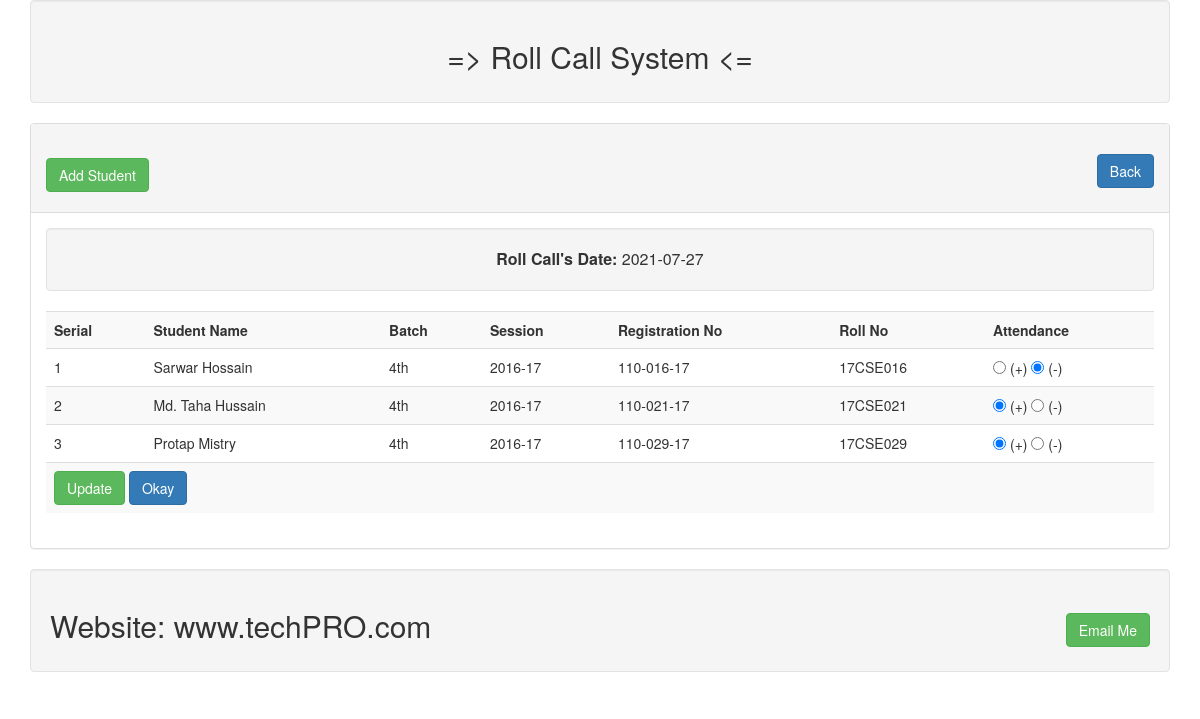
The app's page /details.php?datewise_attend_details=2021-07-27 with its own data.
### tables this page shows
CREATE TABLE `attendances` (
  `id` int(11) NOT NULL,
  `roll` varchar(255) NOT NULL,
  `attend` varchar(255) NOT NULL,
  `attend_date` date NOT NULL
);

CREATE TABLE `users` (
  `id` int(11) NOT NULL,
  `name` varchar(255) NOT NULL,
  `batch` varchar(255) NOT NULL,
  `session` varchar(255) NOT NULL,
  `registration` varchar(255) NOT NULL,
  `roll` varchar(255) NOT NULL
);

### lib/User.php (called while the page is built, shortened)
<?php
include 'Database.php';
class User
{
	private $table= "users";
	private $table2= "attendances";
	public function getStudentAttendanceDetails($datewise_attend_details)
	{
		$sql="select $this->table2.attend, $this->table.name, $this->table.batch, $this->table.session, $this->table.registration, $this->table.roll from $this->table2
            inner join $this->table
            on $this->table2.roll = $this->table.roll
            where $this->table2.attend_date= :attend_date
            order by $this->table2.roll";
	    $query= dbConnection::myPrepareMethod($sql);
	    $query->bindValue(':attend_date', $datewise_attend_details);
	    $query->execute();
	    return $query->fetchAll();
	}
}
?>

### lib/Database.php (called while the page is built, shortened)
<?php
	class dbConnection{
		private static $pdo;
		public static function getDatabase(){
			if(!isset(self::$pdo)){
				try{
					self::$pdo= new PDO('mysql: host='.db_host.'; dbname='.db_name, db_user, db_pass);
				}
				catch(PDOException $e){
					echo $e->getMessage();
				}
			}
			return self::$pdo;
		}
		public static function myPrepareMethod($sql){
			return self::getDatabase()->prepare($sql);
		}
	}
?>

### details.php (the view, shortened to what this page needs)
<?php
  include 'inc/header.php';
  include 'lib/user.php';
?>
<?php
	if(isset($_GET['datewise_attend_details']))
	{
		$datewise_attend_details= $_GET['datewise_attend_details'];
	}
	$users= new User();
?>
<div class="panel panel-default">
    <div class="panel-heading">
	    <h2>
	    	<a href="add.php" class="btn btn-success">Add Student</a>
	    	<a href="view.php" class="btn btn-primary pull-right">Back</a>
	    </h2>
	</div>
	<div class="panel-body">
		<div class="well text-center" style="font-size: 16px;">
			<strong>Roll Call's Date: </strong><?php echo $datewise_attend_details;?>
		</div>
		<form action="" method="POST" accept-charset="utf-8">
			<table class="table table-striped">
			    <tr>
			    	<th> Serial </th>
					<th> Student Name </th>
					<th> Batch </th>
					<th> Session </th>
					<th> Registration No </th>
					<th> Roll No </th>
					<th> Attendance </th>
			    </tr>
				<?php
					$get_datewise_details= $users->getStudentAttendanceDetails($datewise_attend_details);
					if($get_datewise_details)
					{
						$i=0;
						foreach ($get_datewise_details as $key => $value)
						{
							$i++;
				?>
					<tr>
	                   <td><?php echo $i; ?></td>
					   <td><?php echo $value['name']; ?></td>
					   <td><?php echo $value['batch']; ?></td>
					   <td><?php echo $value['session']; ?></td>
					   <td><?php echo $value['registration']; ?></td>
					   <td><?php echo $value['roll']; ?></td>
					   <td>
					   		<input type="radio" name="roll_call[<?php echo $value['roll']; ?>]" value="Present" <?php if($value['attend'] == "Present"){echo "checked";} ?>> (+)
					   		<input type="radio" name="roll_call[<?php echo $value['roll']; ?>]" value="Absent" <?php if($value['attend'] == "Absent"){echo "checked";} ?>> (-)
					   </td>
					</tr>
					<?php } } ?>
					<tr>
						<td colspan="8">
							<input type="submit" name="update" class="btn btn-success" href="update.php?id=<?php echo $value['attend_date']; ?>" value="Update">
							<a class="btn btn-primary" href="view.php">
							  Okay </a>
					   </td>
					</tr>
			</table>
		</form>
	</div>
</div>
<?php include 'inc/footer.php';	?>

### inc/header.php (shortened to what this page needs)
<!DOCTYPE html>
<html>
<head>
<link rel="stylesheet" href="css/bootstrap.min.css" media="screen"/>
</head>
<body>
   <div class="container">
       <div class="well text-center">
		<h2> => Roll Call System <=</h2>
	</div>

### inc/footer.php
		<div class="well">
			<h2>
				Website: www.techPRO.com
				<span class="pull-right"><a href="mailto:pro.cse4.bu@gmail.com" "email me" class="btn btn-success">Email Me</a></span>
			</h2>
		</div>
	</div>
</body>
</html>

### records on screen
attendances: users.name "Sarwar Hossain", users.batch "4th", users.session "2016-17", users.registration "110-016-17", users.roll "17CSE016", attend "☑"
attendances: users.name "Md. Taha Hussain", users.batch "4th", users.session "2016-17", users.registration "110-021-17", users.roll "17CSE021", attend "☑"
attendances: users.name "Protap Mistry", users.batch "4th", users.session "2016-17", users.registration "110-029-17", users.roll "17CSE029", attend "☑"

### other values on screen
$datewise_attend_details "2021-07-27"
